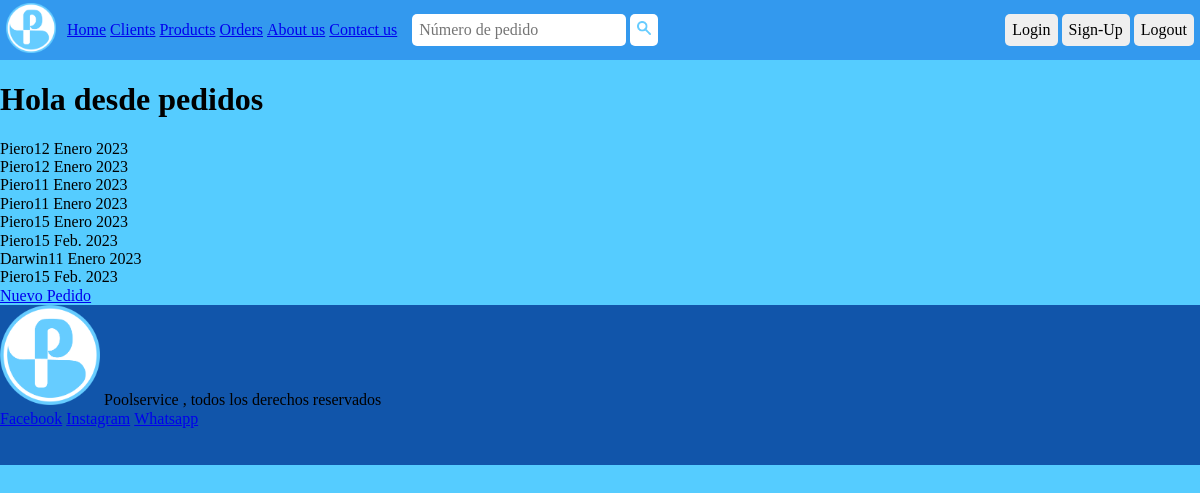
Page /orders/list-orders/ on the earlier database version.
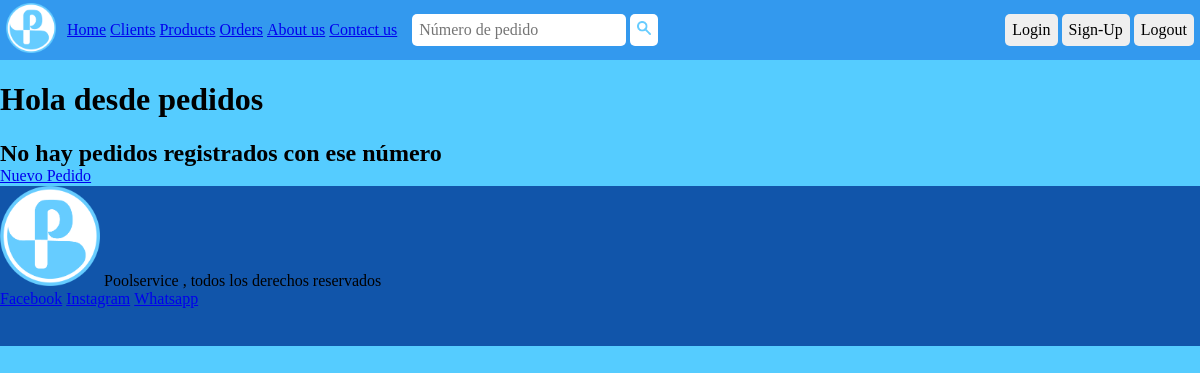
Same page on the later database version.
### orders/models.py (models this page shows, shortened)
class Order(models.Model):
    PAYMENT_CHOICES = (
        ('Efectivo', 'Efectivo'),
        ('Debito', 'Débito'),
        ('Crédito', 'Crédito'),
        ('Cheque', 'Cheque'),
        ('Transferencia', 'Transferencia'),
    )
    client = models.ForeignKey(Client, null=True, blank=True, on_delete=models.CASCADE, verbose_name='Cliente')
    product = models.ForeignKey(Product, null=True, blank=True, on_delete=models.SET_NULL, verbose_name='Producto')
    quantity = models.FloatField(verbose_name='Cantidad', default=1)
    order_date = models.DateField(verbose_name='Fecha de pedido')
    payment_method = models.CharField(max_length=20, choices=PAYMENT_CHOICES , verbose_name='Forma de pago')
    class Meta:
        verbose_name = 'Pedido'
        verbose_name_plural = 'Pedidos'

### clients/models.py (models this page shows)
class Client(models.Model):
    KIND_CHOICES = (
        ('Revendedor', 'Revendedor'),
        ('Cliente', 'Cliente'),
    )
    CONDITION_CHOICES = (
        ('Consumidor final', 'Consumidor final'),
        ('Responsable inscripto', 'Responsable inscripto'),
        ('Iva exento', 'Iva exento'),
    )
    name = models.CharField(max_length=40 , verbose_name='Nombre')
    dni = models.CharField(max_length=8, validators=[
        validators.RegexValidator(r'^[0-9]{8}$', 'DNI inválido.')], verbose_name='DNI' , null=True, blank=True , unique=True , )
    cuit = models.CharField(max_length=11 , validators=[
        validators.RegexValidator(r'^[0-9]{11}$', 'CUIT inválido.')], verbose_name='CUIT' , null=True, blank=True , unique=True)
    kind = models.CharField(max_length=20 , choices=KIND_CHOICES, verbose_name='Tipo')
    condition = models.CharField(max_length=50 , choices=CONDITION_CHOICES, verbose_name='Condición', blank=True)
    email = models.EmailField(max_length=40 , verbose_name='Correo')
    phone = models.CharField(max_length=20 , verbose_name='Teléfono')
    address = models.CharField(max_length=40 , verbose_name='Dirección')
    city = models.CharField(max_length=40 , verbose_name='Ciudad')
    def __str__(self):
        return f'{self.name}'
    class Meta:
        verbose_name = 'Cliente'
        verbose_name_plural = 'Clientes'

### orders/views.py (the view)
# urls.py: path('list-orders/', list_orders, name='list_orders'),
def list_orders (request):
    orders = Order.objects.all()
    queryset = request.GET.get('search')
    if queryset:
        orders = Order.objects.filter(
            Q(id__icontains = queryset)
        )
    if len(orders) > 0:
        context = {
            'orders': orders,
        }
    else:
        context = {
            'message_orders': 'No hay pedidos registrados con ese número'
        }
    return render (request, 'orders/orders.html', context=context)

### templates/orders/orders.html (shortened to what this page needs)
{% extends 'base.html' %}
{% block content %}
    <h1>Hola desde pedidos</h1>
    <div>
        {% if orders %}
        {% for order in orders %}
            <div>
                {{order.number}}{{order.client}}{{order.order_date}}
            </div>
        {% endfor %}
        {% endif %}
        {% if message_orders %}
            <h2>{{message_orders}}</h2>
        {% endif %}
    </div>
    <a href="/orders/create-order">Nuevo Pedido</a>
{% endblock %}

### templates/base.html (shortened to what this page needs)
{% load static %}
<!DOCTYPE html>
<html lang="en">
<head>
    <link rel="stylesheet" type="text/css" href="{% static 'css/normalize.css' %}">
    <link rel="stylesheet" type="text/css" href="{% static 'css/style.css' %}">
</head>
<body>
    <header>
        <div class="container">
            <div class="container__flex-container">
                <a href="/" class="container__flex-container-a logo"><img width="50px" height="50px" src="{% static 'ico/logo.ico' %}"></a>
                <ul class="container__flex-container-ul">
                    <li class="inline"><a href="/">Home</a></li>
                    <li class="inline"><a href="/clients/list-clients">Clients</a></li>
                    <li class="inline"><a href="/products/list-products">Products</a></li>
                    <li class="inline"><a href="/orders/list-orders">Orders</a></li>
                    <li class="inline"><a href="/about">About us</a></li>
                    <li class="inline"><a href="/contact">Contact us</a></li>
                </ul>
                {% if products or message_products %}
                <form class="container__flex-container-form border">
                    <input class="border" type="search" placeholder="Código o nombre del producto" name="search">
                    <button class="border" type="submit" button="button"><img width="14px" height="14px" src="{% static 'ico/search.ico' %}"></button>
                </form>
                {% elif clients or message_clients %}
                <form class="container__flex-container-form border">
                    <input class="border" type="search" placeholder="Nombre del cliente" name="search">
                    <button class="border" type="submit" button="button"><img width="14px" height="14px" src="{% static 'ico/search.ico' %}"></button>
                </form>
                {% elif orders or message_orders %}
                <form class="container__flex-container-form border">
                    <input class="border" type="search" placeholder="Número de pedido" name="search">
                    <button class="border" type="submit" button="button"><img width="14px" height="14px" src="{% static 'ico/search.ico' %}"></button>
                </form>
                {% endif %}
                <div class="container__flex-container-div">
                    <a href="/admin"><button class="border" type="button">Login</button></a>
                    <a href=""><button class="border" type="button">Sign-Up</button></a>
                    <a href=""><button class="border" type="button">Logout</button></a>
                </div>
            </div>
        </div>
    </header>
    <div class="content">
    {% block content %} {% endblock %}
    </div>
    <div class="footer-container">
        <footer class="footer-container__footer">
            <div class="footer-container__footer-div">
                <a class='inline'href="/"><img width="100px" height="100px" src="{% static 'ico/logo.ico' %}"></a>
                <span class='inline'>Poolservice , todos los derechos reservados</span>
            </div>
            <ul>
                <li class="inline"><a href="https://www.facebook.com/poolservice1" target="_blank">Facebook</a></li>
                <li class="inline"><a href="https://instagram.com/poolservice_cba?igshid=YmMyMTA2M2Y=" target="_blank">Instagram</a></li>
                <li class="inline"><a href="https://wa.me/+5493516165581" target="_blank">Whatsapp</a></li>
            </ul>
        </footer>
    </div>
</body>
</html>

### static/css/style.css (style rules this page uses)
body { background-color: #5cf; }
[type="button"], [button='button']:hover { cursor: pointer; cursor: hand; }
[button='button'] { background-color: #fff; }
.border { padding: 2px; border: 5px solid transparent ; border-radius: 5px; }
input { outline-color: #49e ; }
li.inline { box-sizing: content-box; display: inline; }
.container { height: 60px; background-color: #39e; }
.container__flex-container { height: 100%; width: 100%; display: flex; align-items: center; }
.container__flex-container-a { margin: 0 6px; }
.container__flex-container-ul { margin: 0 5px; }
.container__flex-container-form { margin: 0 3px; }
.container__flex-container-div { margin-left: auto; margin-right: 6px; }
.footer-container { display: grid; width: 100vw; height: 20vh; background-color: #15a; }

Differences in the rows shown:
removed Order: client "Piero", order_date "12 Enero 2023"
removed Order: client "Piero", order_date "12 Enero 2023"
removed Order: client "Piero", order_date "11 Enero 2023"
removed Order: client "Piero", order_date "11 Enero 2023"
removed Order: client "Piero", order_date "15 Enero 2023"
removed Order: client "Piero", order_date "15 Feb. 2023"
removed Order: client "Darwin", order_date "11 Enero 2023"
removed Order: client "Piero", order_date "15 Feb. 2023"
Other differences:
{{ message_orders }}: (not shown) → "No hay pedidos registrados con ese número"
